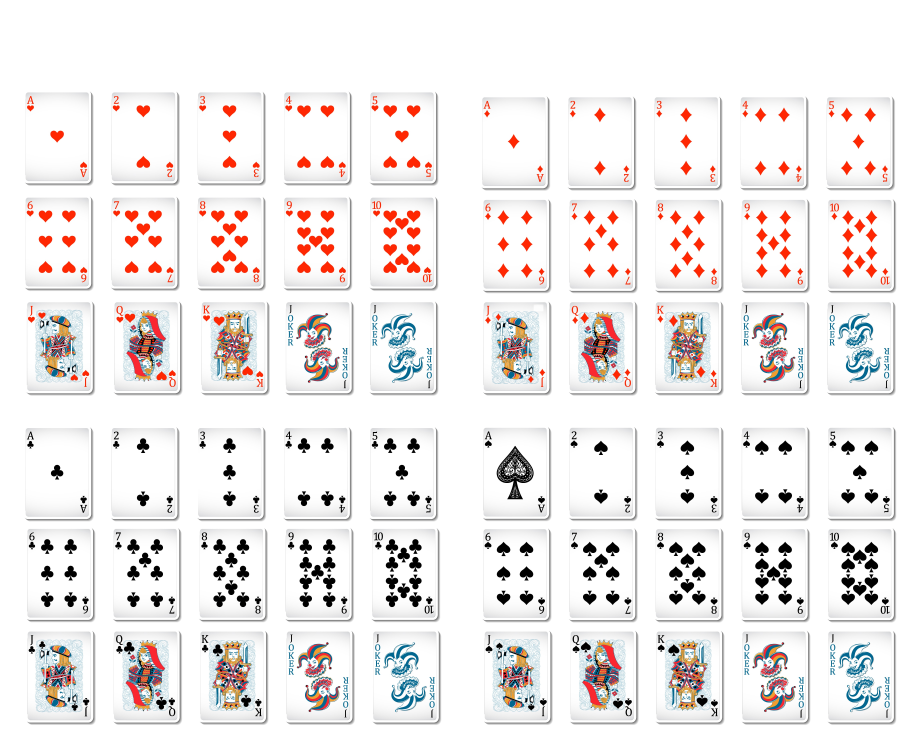
#> input picture deck_sheet.jpg, 5517 x 4463 px (shown at 1/6 size)
$ python extract_templates.py
#> lines starting #> are read from the running program, lines starting #| are printed output that depends on the picture; after the words box and inside, x2 and y2 are one past the last pixel; in counts of white or black regions, pixels touching at a corner belong together

import cv2
import numpy as np
import os


def main():
    saved_ranks = set()
    saved_suits = set()

    # 1. Load the master deck sheet
    img_path = "deck_sheet.jpg"
    deck_img = cv2.imread(img_path)
#> deck_img is the input picture: shape (4463, 5517, 3); mean B, G, R 233.5, 234.1, 238.2

    if deck_img is None:
        print(f"Error: Could not load {img_path}")
        return

    # Create output directories
    output_dir = "templates"
    ranks_dir = os.path.join(output_dir, "ranks")
    suits_dir = os.path.join(output_dir, "suits")

    os.makedirs(ranks_dir, exist_ok=True)
    os.makedirs(suits_dir, exist_ok=True)

    # 2. Preprocess to find card boundaries
    # Grayscale + threshold are ONLY used for contour detection.
    # The original color image is kept for extracting the templates.
    gray = cv2.cvtColor(deck_img, cv2.COLOR_BGR2GRAY)
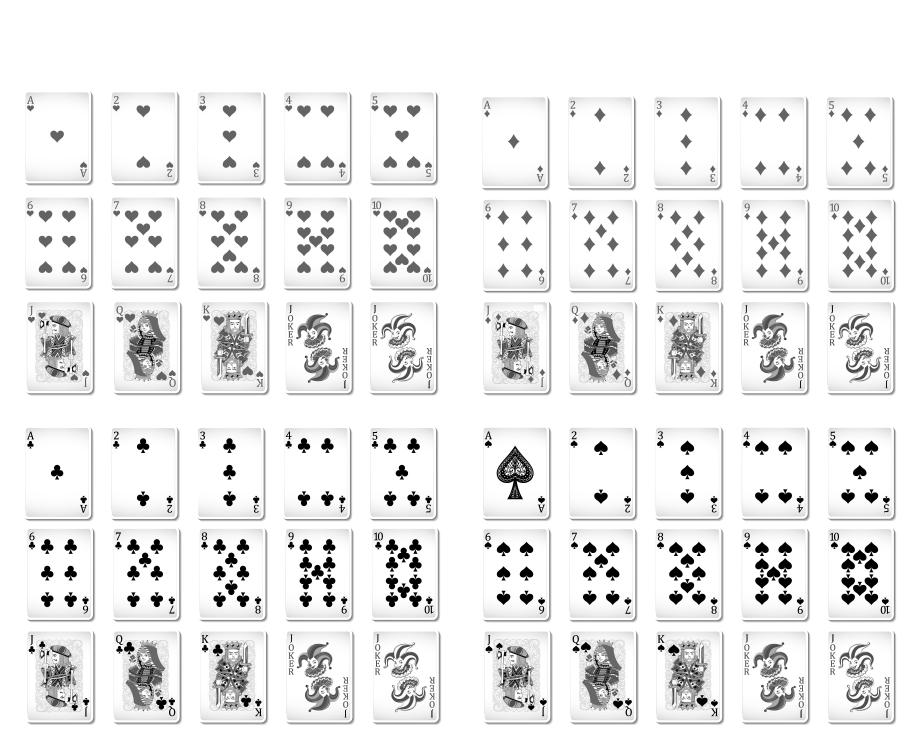
#> gray: shape (4463, 5517) (shown at 1/6 size); min 0, max 255, mean 235.3

    _, thresh = cv2.threshold(
        gray,
        245,
        255,
        cv2.THRESH_BINARY_INV
    )
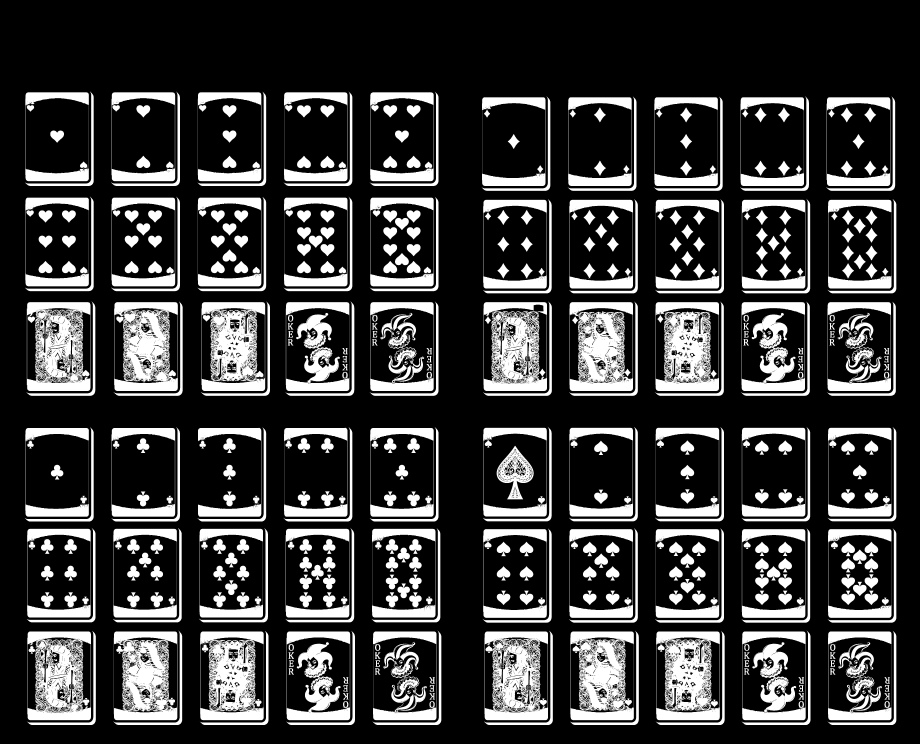
#> thresh: shape (4463, 5517) (shown at 1/6 size); 23% white; 4675 white regions (4081 under 20 px)

    contours, _ = cv2.findContours(
        thresh,
        cv2.RETR_EXTERNAL,
        cv2.CHAIN_APPROX_SIMPLE
    )
#> contours = 176 contours, 51 with area under 20; largest, box (x1, y1, x2, y2) and area: (1209, 1813, 1591, 2346) 202298, (685, 1813, 1067, 2346) 202294, (161, 1813, 543, 2346) 202293, (669, 554, 1051, 1087) 202293, (1714, 3173, 2096, 3705) 201948

    # Filter for card-sized contours
    card_contours = []

    for c in contours:
        area = cv2.contourArea(c)

        if 5000 < area < 50000:
            card_contours.append(c)
#> this loop made 176 passes
#> area on passes 2 to 4: 201488.5, 201490, 201946.5
#> after the loop, card_contours = 61 contours; largest, box (x1, y1, x2, y2) and area: (1188, 2567, 1568, 3100) 39649, (4441, 578, 4854, 1145) 13616, (1713, 1808, 2126, 2375) 13612, (3420, 3784, 3833, 4350) 13605, (1205, 1809, 1620, 2375) 13124

    print(
        f"Found {len(card_contours)} potential card shapes. "
        f"Expecting 60 (including Jokers)."
    )
#| Found 61 potential card shapes. Expecting 60 (including Jokers).

    if len(card_contours) != 60:
        print(
            "Error: Grid detection mismatched. "
            "Ensure your image is cropped cleanly to just the cards."
        )

    # 3. Use OpenCV K-Means to cluster Y-centers into 6 exact rows

    centers_y = []

    for c in card_contours:
        x, y, w, h = cv2.boundingRect(c)
        centers_y.append(y + (h // 2))
#> this loop made 61 passes
#> (x, y, w, h) on passes 1 to 12: (4966, 3785, 412, 565), (3934, 3785, 414, 565), (2904, 3785, 413, 565), (1716, 3785, 414, 565), (1199, 3785, 412, 565), (161, 3785, 414, 565), (4450, 3784, 413, 566), (3420, 3784, 413, 566), (2235, 3784, 413, 567), (680, 3784, 413, 566), (4449, 3171, 412, 565), (2895, 3171, 415, 565)
#> after the loop, centers_y = 61 values, max 4067 at index 0, min 832 at index 59, mean 2468.3

    centers_y = np.array(
        centers_y,
        dtype=np.float32
    ).reshape(-1, 1)

    criteria = (
        cv2.TERM_CRITERIA_EPS + cv2.TERM_CRITERIA_MAX_ITER,
        10,
        1.0
    )

    _, labels, centers = cv2.kmeans(
        centers_y,
        6,
        None,
        criteria,
        10,
        cv2.KMEANS_RANDOM_CENTERS
    )
#> labels = 61 values, max 5 at index 41, min 0 at index 0, mean 2.48; centers = [4067, 2844.2, 3451.7, 2091.9, 847.1, 1470.2]

    # Map cluster centers to sorted row indices
    sorted_centers_indices = np.argsort(
        centers.flatten()
    )
#> sorted_centers_indices = [4, 5, 3, 1, 2, 0]

    cluster_to_row_idx = {
        cluster_id: row_idx
        for row_idx, cluster_id
        in enumerate(sorted_centers_indices)
    }
#> cluster_to_row_idx = {4: 0, 5: 1, 3: 2, 1: 3, 2: 4, 0: 5}

    # Distribute contours into row buckets
    row_buckets = [[] for _ in range(6)]
#> row_buckets = [[], [], [], [], [], []]

    for i, c in enumerate(card_contours):
        cluster_id = labels[i][0]
        assigned_row = cluster_to_row_idx[cluster_id]
        row_buckets[assigned_row].append(c)
#> this loop made 61 passes
#> (cluster_id, assigned_row) on passes 1 to 12: (0, 5), (0, 5), (0, 5), (0, 5), (0, 5), (0, 5), (0, 5), (0, 5), (0, 5), (0, 5), (2, 4), (2, 4)

    # Sort each row strictly left-to-right
    rows = []

    for bucket in row_buckets:
        sorted_row = sorted(
            bucket,
            key=lambda c: cv2.boundingRect(c)[0]
        )
        rows.append(sorted_row)
#> this loop made 6 passes
#> after the loop, rows = 6 items

    # 4. Define grid mapping layout
    rank_mapping = {
        0: ['A', '2', '3', '4', '5'],
        1: ['6', '7', '8', '9', '10'],
        2: ['J', 'Q', 'K', 'Joker1', 'Joker2'],
        3: ['A', '2', '3', '4', '5'],
        4: ['6', '7', '8', '9', '10'],
        5: ['J', 'Q', 'K', 'Joker1', 'Joker2']
    }

    # 5. Extract rank and suit templates
    for row_idx, row in enumerate(rows):

        # Tracks labels across the row
        name_index = 0

        for col_idx, contour in enumerate(row):

            x, y, w, h = cv2.boundingRect(contour)

            # Skip the known bad image
            if row_idx == 3 and col_idx == 2:
                print(
                    f"Skipping bad image at column {col_idx}, "
                    f"holding the label for the next card."
                )
                continue

            # Determine whether we are on the left or right side
            is_left_side = name_index < 5

            lookup_col = (
                name_index
                if is_left_side
                else name_index - 5
            )

            rank = rank_mapping[row_idx][lookup_col]

            # Skip Jokers
            if "Joker" in rank:
                name_index += 1
                continue

            # Determine suit from the grid
            if row_idx < 3:
                suit = 'h' if is_left_side else 'd'
            else:
                suit = 'c' if is_left_side else 's'

            # -------------------------------------------------
            # Extract the card from the ORIGINAL COLOR image
            # -------------------------------------------------

            card_crop = deck_img[
                y:y+h,
                x:x+w
            ]

            # -------------------------------------------------
            # Extract the top-left corner
            # -------------------------------------------------

            corner_w = int(w * 0.16)
            corner_h = int(h * 0.23)

            corner_crop = card_crop[22:corner_h,13:corner_w]

            # -------------------------------------------------
            # Split corner into rank and suit
            #
            # Top half    -> rank
            # Bottom half -> suit
            # -------------------------------------------------

            split_y = corner_crop.shape[0] // 2 + 8

            rank_crop = corner_crop[:split_y,:]

            suit_crop = corner_crop[split_y:,:]

            # -------------------------------------------------
            # Save rank template
            #
            # Only save each rank once.
            # -------------------------------------------------

            if rank not in saved_ranks:

                rank_filename = f"{rank}.png"
                rank_filepath = os.path.join(ranks_dir,rank_filename)

                cv2.imwrite(rank_filepath,rank_crop)

                saved_ranks.add(rank)

                print(f"Saved rank template: {rank_filename} "f"from Row {row_idx}, Col {col_idx}")

            # -------------------------------------------------
            # Save suit template
            #
            # Only save each suit once.
            # -------------------------------------------------

            if suit not in saved_suits:

                suit_filename = f"{suit}.png"
                suit_filepath = os.path.join(suits_dir,suit_filename)

                cv2.imwrite(suit_filepath,suit_crop)

                saved_suits.add(suit)

                print(f"Saved suit template: {suit_filename} "f"from Row {row_idx}, Col {col_idx}")

            # Advance naming tracker
            name_index += 1
#> this loop made 6 passes
#> (printed output is left out)
#> pass 1, in main, `cv2.imwrite(rank_filepath,rank_crop)`:
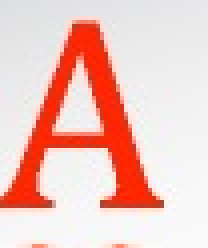
#> saved as A.png: shape (62, 52, 3) (shown 4 times larger); mean B, G, R 192.6, 199.6, 240.5
#> pass 1, in main, `cv2.imwrite(suit_filepath,suit_crop)`:
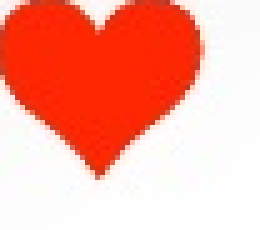
#> saved as h.png: shape (46, 52, 3) (shown 5 times larger); mean B, G, R 151.7, 166.5, 250.9
#> pass 1, in main, `cv2.imwrite(rank_filepath,rank_crop)`:
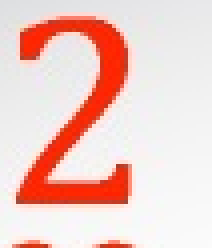
#> saved as 2.png: shape (62, 53, 3) (shown 4 times larger); mean B, G, R 199.8, 205.9, 240.8
#> pass 1, in main, `cv2.imwrite(rank_filepath,rank_crop)`:
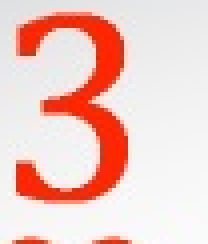
#> saved as 3.png: shape (61, 52, 3) (shown 4 times larger); mean B, G, R 198.7, 205, 241.3
#> after the loop, saved_ranks = 13 items; saved_suits = 4 items

    print("\nDone!")
    print(
        f"Saved {len(saved_ranks)} rank templates "
        f"to '{ranks_dir}'"
    )
#| Saved 13 rank templates to 'templates/ranks'
    print(
        f"Saved {len(saved_suits)} suit templates "
        f"to '{suits_dir}'"
    )
#| Saved 4 suit templates to 'templates/suits'


if __name__ == "__main__":
    main()
